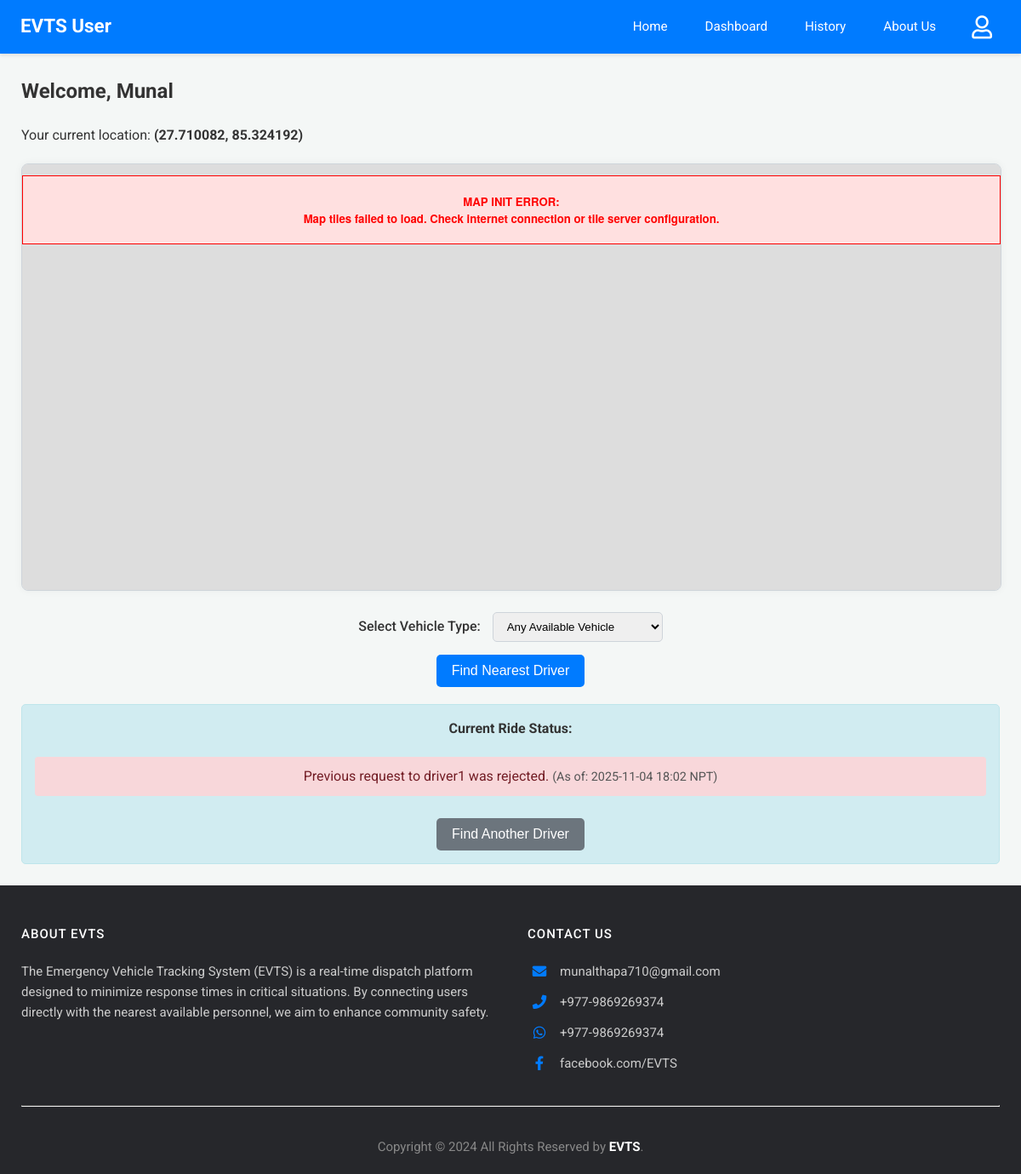
The app's page /user-dashboard (signed in), older data.
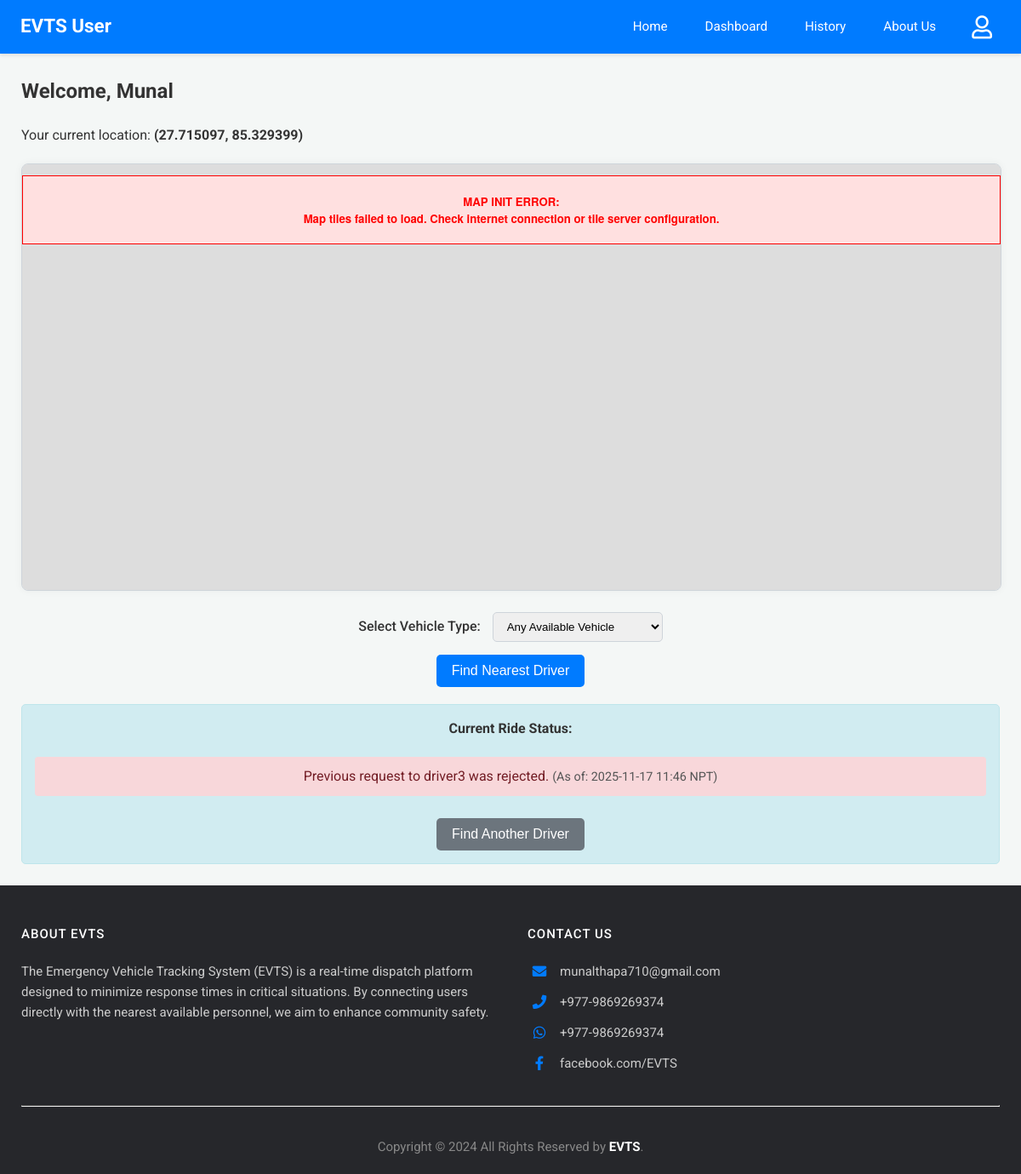
The same page, newer data.
### app.py (models this page shows)
class User(db.Model):
    email = db.Column(db.String(120), primary_key=True)
    name = db.Column(db.String(100))
    phone = db.Column(db.String(15))
    password = db.Column(db.String(256)) # Increased length for hash
    latitude = db.Column(db.Float, nullable=True)
    longitude = db.Column(db.Float, nullable=True)

### app.py (the view)
@app.route('/user-dashboard')
@login_required_user
def user_dashboard():
    user = User.query.get(session['user'])
    if not user:
        session.pop('user', None)
        flash('User session not found, please log in again.', 'error')
        return redirect(url_for('login'))
    drivers_with_nodes = Driver.query.filter(
    Driver.node.isnot(None),
    Driver.is_approved == True ).all()
    driver_list_for_js = [
    {'email': d.email, 'name': d.name, 'vehicle': d.vehicle, 'node': d.node}
    for d in drivers_with_nodes if d.node in coordinates]
    current_ride_status_info = None #Ride status
    accepted_ride_db = RideRequest.query.filter_by(user_email=user.email, status='accepted').order_by(RideRequest.timestamp.desc()).first()
    if accepted_ride_db:
        driver_obj = Driver.query.get(accepted_ride_db.driver_email)
        if driver_obj and driver_obj.node and driver_obj.node in coordinates and \
           accepted_ride_db.user_latitude_at_request is not None and \
           accepted_ride_db.user_longitude_at_request is not None:
            current_ride_status_info = {
                'ride_id': accepted_ride_db.id,
                'type': 'accepted',
                'driver_name': driver_obj.name,
                'driver_node': driver_obj.node,
                'user_latitude_for_route': accepted_ride_db.user_latitude_at_request,
                'user_longitude_for_route': accepted_ride_db.user_longitude_at_request,
                'timestamp': format_datetime_npt(accepted_ride_db.timestamp),
                'message': f"Your ride with {driver_obj.name} is confirmed! Driver is on the way."
            }
        else:
            print(f"Warning (User Dashboard): Accepted ride ID {accepted_ride_db.id} has invalid location data. Driver Node: {driver_obj.node if driver_obj else 'N/A'}, User Lat: {accepted_ride_db.user_latitude_at_request}, User Lng: {accepted_ride_db.user_longitude_at_request}")
            current_ride_status_info = {'type': 'error', 'message': 'Error displaying accepted ride details (location data issue).', 'timestamp': format_datetime_npt(datetime.now(timezone.utc))}
    else:
        pending_ride_db = RideRequest.query.filter_by(user_email=user.email, status='Pending').order_by(RideRequest.timestamp.desc()).first()
        if pending_ride_db:
            driver_obj = Driver.query.get(pending_ride_db.driver_email)
            driver_name_pending = driver_obj.name if driver_obj else pending_ride_db.driver_email
            current_ride_status_info = {
                'type': 'pending',
                'driver_name': driver_name_pending,
                'timestamp': format_datetime_npt(pending_ride_db.timestamp),
                'message': f"Your request to {driver_name_pending} is pending..."
            }
        else:
            last_inactive_ride_db = RideRequest.query.filter(
                RideRequest.user_email == user.email,
                RideRequest.status.in_(['rejected','superseded'])
            ).order_by(RideRequest.timestamp.desc()).first()
            if last_inactive_ride_db:
                driver_obj = Driver.query.get(last_inactive_ride_db.driver_email)
                driver_name_inactive = driver_obj.name if driver_obj else last_inactive_ride_db.driver_email
                msg = f"Previous request to {driver_name_inactive} was {last_inactive_ride_db.status}."
                if last_inactive_ride_db.status == 'superseded':
                    msg = "Your previous active request was superseded by a new one."
                current_ride_status_info = {
                    'type': last_inactive_ride_db.status,
                    'driver_name': driver_name_inactive,
                    'timestamp': format_datetime_npt(last_inactive_ride_db.timestamp),
                    'message': msg
                }
    vehicle_types_query = db.session.query(Driver.vehicle).filter(Driver.vehicle.isnot(None), Driver.vehicle != '').distinct().all()
    vehicle_types = sorted([vt[0] for vt in vehicle_types_query if vt[0]])
    print(f"[User Dashboard] Unique Vehicle Types Found: {vehicle_types}")
    response = make_response(render_template('user_dashboard.html',
                                                user=user,
                                                drivers_for_js=driver_list_for_js,
                                                coords=coordinates, # For driver node locations
                                                current_ride_status=current_ride_status_info,
                                                graph_for_js=graph, # For Dijkstra path visualization
                                                vehicle_types=vehicle_types,
                                                services=emergency_services )) # Pass to template
    return add_no_cache_to_response(response)

### app.py (called while the page is built)
def format_datetime_npt(dt_utc):
    if dt_utc is None: return "N/A"
    if dt_utc.tzinfo is None or dt_utc.tzinfo.utcoffset(dt_utc) is None:
        dt_utc = dt_utc.replace(tzinfo=timezone.utc)
    else:
        dt_utc = dt_utc.astimezone(timezone.utc)
    dt_npt = dt_utc.astimezone(NPT)
    return dt_npt.strftime('%Y-%m-%d %H:%M NPT')

def login_required_user(f):
    @wraps(f)
    def decorated_function(*args, **kwargs):
        if 'user' not in session:
            return redirect(url_for('login', next=request.url))
        return f(*args, **kwargs)
    return decorated_function

def add_no_cache_to_response(response):
    response.headers["Cache-Control"] = "no-cache, no-store, must-revalidate, public, max-age=0"
    response.headers["Pragma"] = "no-cache"
    response.headers["Expires"] = "0"
    return response

### templates/user_dashboard.html (shortened to what this page needs)
{% extends 'user_base.html' %}
 {% block head_extra %}
<link rel="stylesheet" href="https://unpkg.com/leaflet@1.9.4/dist/leaflet.css" />
<link rel="stylesheet" href="https://unpkg.com/leaflet-routing-machine@latest/dist/leaflet-routing-machine.css" />
{% endblock %} {% block content %}
<h2>Welcome, {{ user.name }}</h2>
<p>
    Your current location:
    <strong>
        <span id="currentUserPreciseLocation">
            {% if user.latitude and user.longitude %} ({{ user.latitude|round(6) }}, {{ user.longitude|round(6) }}) {% else %} Please click map to set {% endif %}
        </span>
    </strong>
</p>
<div class="map-wrapper-fullwidth">
    <div class="map-container-inner">
        <div id="map"><p style="text-align: center; padding-top: 50px; color: #555;" id="mapLoadingText">Loading map...</p></div>
    </div>
</div>
<div style="text-align: center; margin-bottom: 15px; margin-top: 20px;">
    <label for="vehicleTypeSelect" style="margin-right: 10px; font-weight: 500;">Select Vehicle Type:</label>
    <select id="vehicleTypeSelect" class="role-select" style="padding: 8px 12px; border-radius: 5px; min-width: 200px; border: 1px solid #ced4da;">
        <option value="">Any Available Vehicle</option>
    </select>
</div>
<div style="text-align: center; margin-bottom: 20px;">
    <button id="findNearestBtn" onclick="findNearestAndShowPreview(true)" {% if user.latitude is none or user.longitude is none %} disabled title="Click map to set your location first." {% endif %}>
        Find Nearest Driver
    </button>
</div>
<div id="notifications" class="status-notifications">
    <h4>Current Ride Status:</h4>
    {% if current_ride_status %}
    <p class="status-{{ current_ride_status.type }}">
        {{ current_ride_status.message }} {% if current_ride_status.timestamp %}
        <span style="font-size: 0.9em; color: #555;">(As of: {{ current_ride_status.timestamp }})</span>
        {% endif %}
    </p>
    {% if current_ride_status.type == 'rejected' or current_ride_status.type == 'superseded' %}
    <button onclick="findNearestAndShowPreview(false)" class="btn-secondary" style="margin-top: 10px;" {% if user.latitude is none or user.longitude is none %}disabled title="Set your location on map first" {% endif %}>
        Find Another Driver
    </button>
    {% endif %} {% else %}
    <p>No active ride requests. Click "Find Nearest Driver" to start.</p>
    {% endif %}
</div>
{% endblock %}

Row changes from the older to the newer data that the page shows:
changed User "Munal": latitude "27.710082" → "27.715097"; longitude "85.324192" → "85.329399"
Text that changed along with them:
{{ current_ride_status.message }}: "Previous request to driver1 was rejected." → "Previous request to driver3 was rejected."
{{ current_ride_status.timestamp }}: "2025-11-04 18:02 NPT" → "2025-11-17 11:46 NPT"
